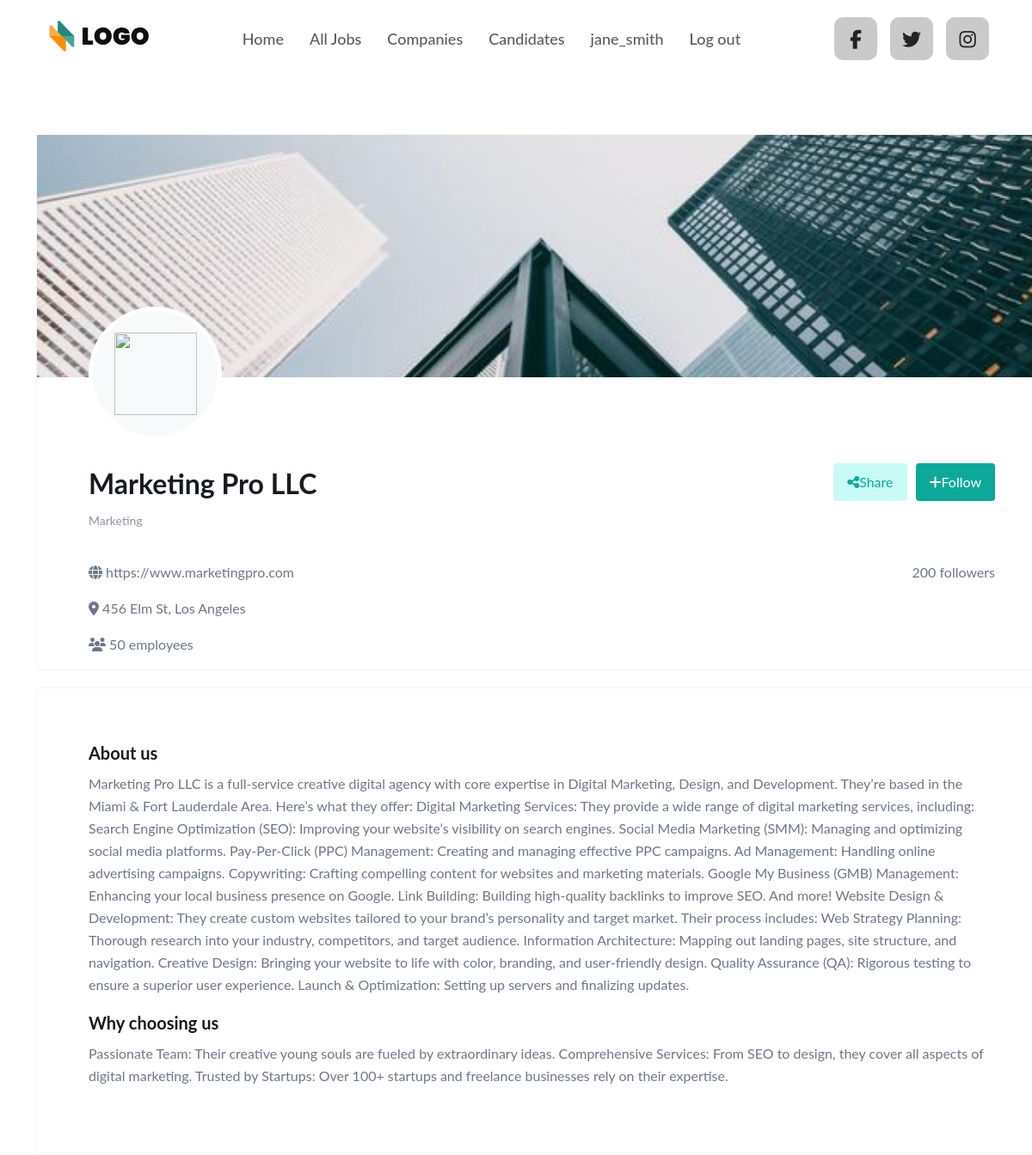
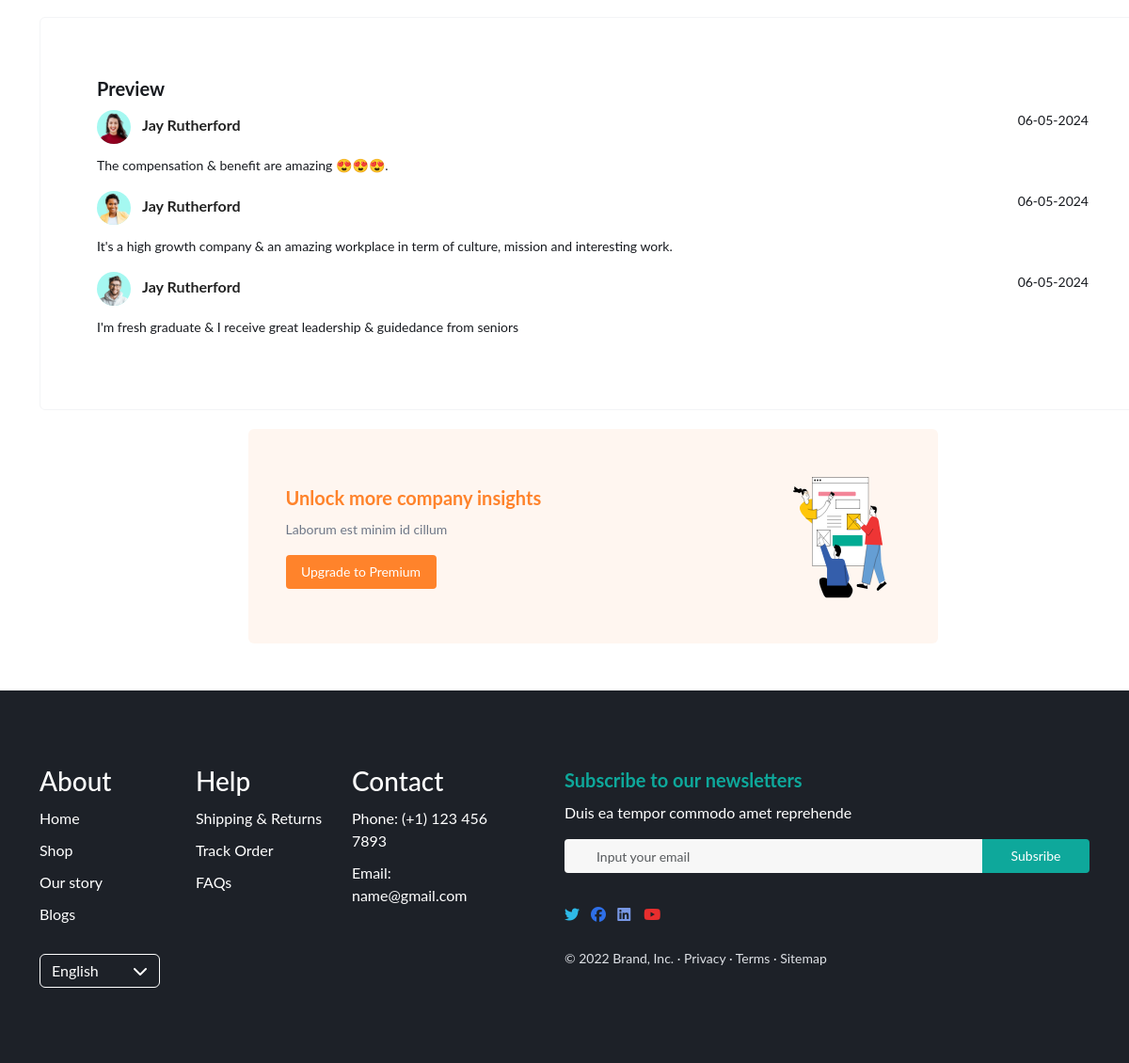
The page /index.php?page=company-detail&id=2 (signed in) on the database its author committed (2 pictures, top to bottom).
### tables this page shows
CREATE TABLE `Companies` (
  `company_id` INT PRIMARY KEY AUTO_INCREMENT,
  `company_name` VARCHAR(100) NOT NULL,
  `company_address` VARCHAR(200),
  `company_contact_email` VARCHAR(100),
  `company_website` VARCHAR(200),
  `company_quantity_job` INT,
  `company_quantity_employer` INT,
  `company_quantity_follower` INT,
  `company_desc` TEXT,
  `company_image` TEXT,
  `company_cover_image` TEXT,
  `company_reason` TEXT,
  `company_job_field` VARCHAR(200)
);

### company/company-detail.php (the view, shortened to what this page needs)
<?php
$servername = "localhost";
$username = "root";
$password = "";
$dbname = "db_job_portal";
$conn = new mysqli($servername, $username, $password, $dbname);
if (isset($_GET['id'])) {
    $companyId = $_GET['id'];
    $sql = "SELECT * FROM companies WHERE company_id = $companyId";
    $result = $conn->query($sql);
    if ($result->num_rows > 0) {
        $row = $result->fetch_assoc();
        echo "
        <div class='company-detail'>
        <div class='container'>
            <div class='inner-wrap'>
                <div class='company-detail-header'>
                    <div class='company-detail-image'>
                        <div class='cover-image'>
                            <img src='./assets/images/cover-image.jpg'>
                        </div>
                        <div class='avatar-image'>
                            <img src='" . $row['company_image'] . "'>
                        </div>
                    </div>
                    <div class='company-detail-name'>
                        <div class='company-detail-left'>
                            <h2>" . $row['company_name'] . "</h2>
                            <p>" . $row['company_job_field'] . "</p>
                        </div>
                        <div class='company-detail-right'>
                            <div class='company-detail-button'>
                                <button class='company-detail-button-left'><i class='fa-solid fa-share-nodes'></i> Share</button>
                                <button class='company-detail-button-right'><i class='fa-solid fa-plus'></i> Follow</button>
                            </div>
                        </div>
                    </div>
                    <div class='company-detail-info'>
                        <div class='company-detail-info-item'>
                            <p><i class='fa-solid fa-globe'></i> " . $row['company_website'] . "</p>
                            <p><i class='fa-solid fa-location-dot'></i> " . $row['company_address'] . "</p>
                            <p><i class='fa-solid fa-users'></i> " . $row['company_quantity_employer'] . " employees</p>
                        </div>
                        <div class='company-detail-info-item'>
                            <p>" . $row['company_quantity_follower'] . " followers</p>
                        </div>
                    </div>
                </div>
                <div class='company-detail-content'>
                    <h3 class='company-detail-content-title'>About us</h3>
                    <p class='company-detail-content-desc'>" . $row['company_desc'] . "</p>
                    <h3 class='company-detail-content-title'>Why choosing us</h3>
                    <p class='company-detail-content-desc'>" . $row['company_reason'] . "</p>
                </div>
                <div class='company-detail-preview'>
                    <h3 class='preview-title'>Preview</h3>
                    <div class='preview-card'>
                        <div class='preview-card-info'>
                            <div class='preview-card-info-left'>
                                <img src='./assets/images/preview_avatar.jpg'>
                            <span class='preview-card-info-name ms-2 fw-bold'>Jay Rutherford</span>
                            </div>
                            <p class='preview-card-info-date'>06-05-2024</p>
                        </div>
                        <p class='preview-card-content'>The compensation & benefit are amazing 😍😍😍.</p>
                    </div>
                    <div class='preview-card'>
                        <div class='preview-card-info'>
                            <div class='preview-card-info-left'>
                                <img src='./assets/images/cover-image-1.jpg'>
                            <span class='preview-card-info-name ms-2 fw-bold'>Jay Rutherford</span>
                            </div>
                            <p class='preview-card-info-date'>06-05-2024</p>
                        </div>
                        <p class='preview-card-content'>It's a high growth company & an amazing workplace in term of culture, mission and interesting work.</p>
                    </div>
                    <div class='preview-card'>
                        <div class='preview-card-info'>
                            <div class='preview-card-info-left'>
                                <img src='./assets/images/cover-image-2.jpg'>
                            <span class='preview-card-info-name ms-2 fw-bold'>Jay Rutherford</span>
                            </div>
                            <p class='preview-card-info-date'>06-05-2024</p>
                        </div>
                        <p class='preview-card-content'>I'm fresh graduate & I receive great leadership & guidedance from seniors</p>
                    </div>
                </div>
                <div class='premium-update'>
                    <div class='inner-wrap'>
                        <div class='premium-update-left'>
                            <h3 class='premium-update-title'>Unlock more company insights</h3>
                            <p class='premium-update-desc'>Laborum est minim id cillum </p>
                            <button class='button-premium'>Upgrade to Premium</button>
                        </div>
                        <div class='premium-update-right'>
                            <img style='width: 120px;
                            height: 143px; ' src='./assets/images/premium-update.svg'>
                        </div>
                    </div>
                </div>
            </div>
        </div>
    </div>
        ";
    } else {
        echo "Product not found";
    }
}
?>

### index.php (shortened to what this page needs)
<!DOCTYPE html>
<html lang="en">
<head>
    <link rel="stylesheet" href="https://cdnjs.cloudflare.com/ajax/libs/font-awesome/6.5.1/css/all.min.css"
 />
    <link rel="stylesheet" href="assets/css/bootstrap.min.css">
    <link rel="stylesheet" href="assets/css/base.css">
    <link rel="stylesheet" href="assets/css/style.css">
</head>
<body>
    <?php
    if (isset($_SESSION['username'])) {
        include 'assets/utils/nav-bar-signed-in.php';
    } else {
        include 'assets/utils/navbar.php';
    }
    ?>
    <?php
    if (isset($_GET['page'])) {
        $page = $_GET['page'];
        if ($page == 'home')
            include 'home.php';
        elseif ($page == 'login')
            include './login/login.php';
        elseif ($page == 'register')
            include './register/register.php';
        elseif ($page == 'company')
            include './company/company.php';
        elseif ($page == 'candidate')
            include './candidate/candidate.php';
        elseif ($page == 'job')
            include './job/job.php';
        elseif ($page == 'company-detail')
            include './company/company-detail.php';
        elseif ($page == 'company-detail')
            include './company/company-detail.php';
    } else {
        include 'home.php';
    }
    ?>
    <?php
    include 'assets/utils/footer.php';
    ?>
</body>
</html>

### assets/utils/nav-bar-signed-in.php
<header class="header">
    <div class="container-header">
        <div class="header-inner">
            <div class="logo">
                <a href="/">
                    <img style="width:100%" class="logo-image" src="./assets/images/logo.png" alt="">
                </a>
            </div>
            <div class="nav">
                <ul class="nav-list">
                    <li class="nav-item"><a href="./index.php?page=home">Home</a>
                    </li>
                    <li class="nav-item"><a href="./index.php?page=job">All Jobs</a>
                    </li>
                    <li class="nav-item"><a href="./index.php?page=company">Companies</a>
                    </li>
                    <li class="nav-item"><a href="./index.php?page=candidate">Candidates</a>
                    </li>
                    <li class="nav-item"><a href="./index.php?page=profile"><a href="#">
                            <?php
                            if (isset($_SESSION['username'])) {
                                echo "<p>" . $_SESSION['username'] . "</p>";
                            }
                            ?>
                        </a>
                    </li>
                    <li class="nav-item"><a href="assets/utils/logout.php">Log out</a></li>
                </ul>
            </div>
            <div class="contact">
                <ul class="contact-list">
                    <li class="contact-item">
                        <a href="#"><i class="fa-brands fa-facebook-f"></i></a>
                    </li>
                    <li class="contact-item">
                        <a href="#"><i class="fa-brands fa-twitter"></i></i></a>
                    </li>
                    <li class="contact-item">
                        <a href="#"><i class="fa-brands fa-instagram"></i></a>
                    </li>
                </ul>
            </div>
        </div>
    </div>
</header>

### assets/utils/footer.php
<footer class="footer">
    <div class="container">
        <div class="inner-footer">
            <div class="footer-left">
                <div class="footer-left-list">
                    <div class="footer-left-item">
                        <h3 class="item-heading">About</h3>
                        <ul class="item-list">
                            <li class="item">Home</li>
                            <li class="item">Shop</li>
                            <li class="item">Our story</li>
                            <li class="item">Blogs</li>
                        </ul>
                    </div>
                    <div class="footer-left-item">
                        <h3 class="item-heading">Help</h3>
                        <ul class="item-list">
                            <li class="item">Shipping & Returns</li>
                            <li class="item">Track Order</li>
                            <li class="item">FAQs</li>
                        </ul>
                    </div>
                    <div class="footer-left-item">
                        <h3 class="item-heading">Contact</h3>
                        <ul class="item-list">
                            <li class="item">Phone: (+1) 123 456 7893</li>
                            <li class="item">Email: name@gmail.com</li>
                        </ul>
                    </div>
                </div>
                <button class="language-btn">
                    English <i class="fa-solid fa-chevron-down"></i>
                </button>
            </div>
            <div class="footer-right">
                <h3 class="footer-right-heading">Subscribe to our newsletters</h3>
                <p class="footer-right-desc">Duis ea tempor commodo amet reprehende</p>
                <div class="input-group mb-3">
                    <input type="text" class="input-footer form-control" placeholder="Input your email"
                        aria-label="Recipient's username" aria-describedby="button-addon2">
                    <button class="btn-input btn btn-outline-secondary" type="button"
                        id="button-addon2">Subsribe</button>
                </div>
                <div class="footer-right-social">
                    <i style="color:#2EBAE8FF" class="fa-brands fa-twitter"></i>
                    <i style="color:#2E6FE8FF" class="fa-brands fa-facebook"></i>
                    <i style="color: #7797E4FF" class="fa-brands fa-linkedin"></i>
                    <i style="color: #E82E2EFF" class="fa-brands fa-youtube"></i>
                </div>
                <p class="copy-right">© 2022 Brand, Inc. <span class="dot">·</span> Privacy <span
                        class="dot">·</span>
                    Terms <span class="dot">·</span> Sitemap</p>
            </div>
        </div>
    </div>
</footer>

### assets/css/base.css (style rules this page uses)
:root { --color-text: #232323; --color-header: #EFEFEF; --color-btn: #0EA89BFF; --color-btn-text: #1B2026; --color-icon:#ff8484; --font:"Lato", sans-serif; }
* { box-sizing: border-box; margin: 0; }
a { text-decoration: none; color: var(--color-text); }
body { font-family: var(--font); color: var(--color-text); }
.container-header { width: 100%; padding-left:50px ; padding-right: 50px; }
.container { width: 100%; max-width: 1140px; margin-left:auto ; margin-right: auto; }

### rows shown on the page
companies: company_name "Marketing Pro LLC", company_job_field "Marketing", company_website "https://www.marketingpro.com", company_address "456 Elm St, Los Angeles", company_quantity_employer "50", company_quantity_follower "200", company_desc "Marketing Pro LLC is a full-service creative digital agency with core expertise in Digital Marketing, Design, and Development. They’re based in the Miami & Fort Lauderdale Area. Here’s what they offer: Digital Marketing Services: They provide a wide range of digital marketing services, including: Search Engine Optimization (SEO): Improving your website’s visibility on search engines. Social Media Marketing (SMM): Managing and optimizing social media platforms. Pay-Per-Click (PPC) Management: Creating and managing effective PPC campaigns. Ad Management: Handling online advertising campaigns. Copywriting: Crafting compelling content for websites and marketing materials. Google My Business…", company_reason "Passionate Team: Their creative young souls are fueled by extraordinary ideas. Comprehensive Services: From SEO to design, they cover all aspects of digital marketing. Trusted by Startups: Over 100+ startups and freelance businesses rely on their expertise."

### other values the page prints
$_SESSION['username'] "jane_smith"
